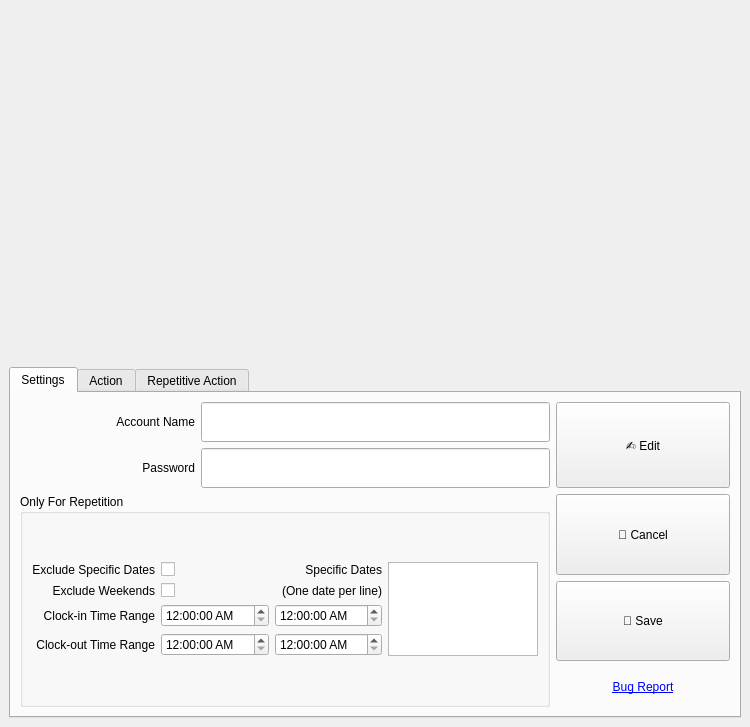
<?xml version="1.0" encoding="UTF-8"?>
<ui version="4.0">
 <class>MainWindow</class>
 <widget class="QMainWindow" name="MainWindow">
  <property name="geometry">
   <rect>
    <x>0</x>
    <y>0</y>
    <width>750</width>
    <height>727</height>
   </rect>
  </property>
  <property name="windowTitle">
   <string>CYCU Clock-in Clock-out</string>
  </property>
  <widget class="QWidget" name="centralwidget">
   <layout class="QGridLayout" name="gridLayout_2">
    <item row="0" column="0">
     <layout class="QVBoxLayout" name="verticalLayout">
      <item>
       <layout class="QHBoxLayout" name="horizontalLayout">
        <property name="sizeConstraint">
         <enum>QLayout::SetDefaultConstraint</enum>
        </property>
        <item>
         <widget class="QLabel" name="cover_image_label">
          <property name="text">
           <string/>
          </property>
          <property name="pixmap">
           <pixmap>anime-anime-girls-hatsune-miku-vocaloid-wallpaper-preview.jpg</pixmap>
          </property>
         </widget>
        </item>
       </layout>
      </item>
      <item>
       <layout class="QHBoxLayout" name="horizontalLayout_2">
        <item>
         <widget class="QTabWidget" name="tab_widget">
          <property name="sizePolicy">
           <sizepolicy hsizetype="Minimum" vsizetype="Minimum">
            <horstretch>0</horstretch>
            <verstretch>0</verstretch>
           </sizepolicy>
          </property>
          <property name="minimumSize">
           <size>
            <width>0</width>
            <height>200</height>
           </size>
          </property>
          <property name="currentIndex">
           <number>0</number>
          </property>
          <property name="usesScrollButtons">
           <bool>true</bool>
          </property>
          <widget class="QWidget" name="tab">
           <attribute name="title">
            <string>Settings</string>
           </attribute>
           <layout class="QGridLayout" name="gridLayout_3">
            <item row="0" column="0">
             <layout class="QGridLayout" name="gridLayout">
              <item row="0" column="0">
               <widget class="QLabel" name="label_2">
                <property name="sizePolicy">
                 <sizepolicy hsizetype="Minimum" vsizetype="Preferred">
                  <horstretch>0</horstretch>
                  <verstretch>0</verstretch>
                 </sizepolicy>
                </property>
                <property name="text">
                 <string>Account Name</string>
                </property>
                <property name="alignment">
                 <set>Qt::AlignRight|Qt::AlignTrailing|Qt::AlignVCenter</set>
                </property>
               </widget>
              </item>
              <item row="0" column="1" colspan="2">
               <widget class="QLineEdit" name="account_line_edit">
                <property name="sizePolicy">
                 <sizepolicy hsizetype="Minimum" vsizetype="Preferred">
                  <horstretch>0</horstretch>
                  <verstretch>0</verstretch>
                 </sizepolicy>
                </property>
                <property name="minimumSize">
                 <size>
                  <width>0</width>
                  <height>0</height>
                 </size>
                </property>
               </widget>
              </item>
              <item row="2" column="3" rowspan="2">
               <widget class="QPushButton" name="cancel_push_button">
                <property name="sizePolicy">
                 <sizepolicy hsizetype="Minimum" vsizetype="Minimum">
                  <horstretch>0</horstretch>
                  <verstretch>0</verstretch>
                 </sizepolicy>
                </property>
                <property name="text">
                 <string>🤷 Cancel</string>
                </property>
               </widget>
              </item>
              <item row="1" column="1" colspan="2">
               <widget class="QLineEdit" name="password_line_edit">
                <property name="sizePolicy">
                 <sizepolicy hsizetype="Minimum" vsizetype="Preferred">
                  <horstretch>0</horstretch>
                  <verstretch>0</verstretch>
                 </sizepolicy>
                </property>
                <property name="minimumSize">
                 <size>
                  <width>0</width>
                  <height>0</height>
                 </size>
                </property>
                <property name="echoMode">
                 <enum>QLineEdit::Password</enum>
                </property>
               </widget>
              </item>
              <item row="2" column="0" rowspan="5" colspan="3">
               <widget class="QGroupBox" name="only_for_repetition_group_box">
                <property name="title">
                 <string>Only For Repetition</string>
                </property>
                <layout class="QGridLayout" name="gridLayout_9">
                 <item row="0" column="0">
                  <layout class="QGridLayout" name="gridLayout_8">
                   <item row="0" column="3" rowspan="4">
                    <widget class="QPlainTextEdit" name="specific_dates_text_edit">
                     <property name="sizePolicy">
                      <sizepolicy hsizetype="Preferred" vsizetype="Preferred">
                       <horstretch>0</horstretch>
                       <verstretch>0</verstretch>
                      </sizepolicy>
                     </property>
                     <property name="maximumSize">
                      <size>
                       <width>150</width>
                       <height>16777215</height>
                      </size>
                     </property>
                     <property name="plainText">
                      <string/>
                     </property>
                    </widget>
                   </item>
                   <item row="0" column="0">
                    <widget class="QLabel" name="label_6">
                     <property name="text">
                      <string>Exclude Specific Dates</string>
                     </property>
                     <property name="alignment">
                      <set>Qt::AlignRight|Qt::AlignTrailing|Qt::AlignVCenter</set>
                     </property>
                    </widget>
                   </item>
                   <item row="0" column="1">
                    <widget class="QCheckBox" name="exclude_specific_dates_check_box">
                     <property name="text">
                      <string/>
                     </property>
                    </widget>
                   </item>
                   <item row="1" column="0">
                    <widget class="QLabel" name="label_5">
                     <property name="text">
                      <string>Exclude Weekends</string>
                     </property>
                     <property name="alignment">
                      <set>Qt::AlignRight|Qt::AlignTrailing|Qt::AlignVCenter</set>
                     </property>
                    </widget>
                   </item>
                   <item row="1" column="1">
                    <widget class="QCheckBox" name="exclude_weekends_check_box">
                     <property name="text">
                      <string/>
                     </property>
                    </widget>
                   </item>
                   <item row="2" column="0">
                    <widget class="QLabel" name="label_7">
                     <property name="text">
                      <string>Clock-in Time Range</string>
                     </property>
                     <property name="alignment">
                      <set>Qt::AlignRight|Qt::AlignTrailing|Qt::AlignVCenter</set>
                     </property>
                    </widget>
                   </item>
                   <item row="2" column="1">
                    <widget class="QTimeEdit" name="clock_in_start_time_edit">
                     <property name="displayFormat">
                      <string>h:mm:ss AP</string>
                     </property>
                    </widget>
                   </item>
                   <item row="1" column="2">
                    <widget class="QLabel" name="label_9">
                     <property name="text">
                      <string>(One date per line)</string>
                     </property>
                     <property name="alignment">
                      <set>Qt::AlignRight|Qt::AlignTrailing|Qt::AlignVCenter</set>
                     </property>
                    </widget>
                   </item>
                   <item row="0" column="2">
                    <widget class="QLabel" name="label_4">
                     <property name="text">
                      <string>Specific Dates</string>
                     </property>
                     <property name="alignment">
                      <set>Qt::AlignRight|Qt::AlignTrailing|Qt::AlignVCenter</set>
                     </property>
                    </widget>
                   </item>
                   <item row="2" column="2">
                    <widget class="QTimeEdit" name="clock_in_end_time_edit">
                     <property name="displayFormat">
                      <string>h:mm:ss AP</string>
                     </property>
                    </widget>
                   </item>
                   <item row="3" column="1">
                    <widget class="QTimeEdit" name="clock_out_start_time_edit">
                     <property name="displayFormat">
                      <string>h:mm:ss AP</string>
                     </property>
                    </widget>
                   </item>
                   <item row="3" column="2">
                    <widget class="QTimeEdit" name="clock_out_end_time_edit">
                     <property name="displayFormat">
                      <string>h:mm:ss AP</string>
                     </property>
                    </widget>
                   </item>
                   <item row="3" column="0">
                    <widget class="QLabel" name="label_8">
                     <property name="text">
                      <string>Clock-out Time Range</string>
                     </property>
                     <property name="alignment">
                      <set>Qt::AlignRight|Qt::AlignTrailing|Qt::AlignVCenter</set>
                     </property>
                    </widget>
                   </item>
                  </layout>
                 </item>
                </layout>
               </widget>
              </item>
              <item row="6" column="3">
               <widget class="QLabel" name="label">
                <property name="text">
                 <string>&lt;html&gt;&lt;head/&gt;&lt;body&gt;&lt;p&gt;&lt;a href=&quot;https://github.com/changyuheng/cycu-clock-in-clock-out-app/issues&quot;&gt;&lt;span style=&quot; text-decoration: underline; color:#0000ff;&quot;&gt;Bug Report&lt;/span&gt;&lt;/a&gt;&lt;/p&gt;&lt;/body&gt;&lt;/html&gt;</string>
                </property>
                <property name="alignment">
                 <set>Qt::AlignCenter</set>
                </property>
                <property name="openExternalLinks">
                 <bool>true</bool>
                </property>
               </widget>
              </item>
              <item row="1" column="0">
               <widget class="QLabel" name="label_3">
                <property name="text">
                 <string>Password</string>
                </property>
                <property name="alignment">
                 <set>Qt::AlignRight|Qt::AlignTrailing|Qt::AlignVCenter</set>
                </property>
               </widget>
              </item>
              <item row="0" column="3" rowspan="2">
               <widget class="QPushButton" name="edit_push_button">
                <property name="sizePolicy">
                 <sizepolicy hsizetype="Minimum" vsizetype="Minimum">
                  <horstretch>0</horstretch>
                  <verstretch>0</verstretch>
                 </sizepolicy>
                </property>
                <property name="text">
                 <string>✍ Edit</string>
                </property>
               </widget>
              </item>
              <item row="4" column="3" rowspan="2">
               <widget class="QPushButton" name="save_push_button">
                <property name="sizePolicy">
                 <sizepolicy hsizetype="Minimum" vsizetype="Minimum">
                  <horstretch>0</horstretch>
                  <verstretch>0</verstretch>
                 </sizepolicy>
                </property>
                <property name="text">
                 <string>💾 Save</string>
                </property>
               </widget>
              </item>
             </layout>
            </item>
           </layout>
          </widget>
          <widget class="QWidget" name="tab_3">
           <attribute name="title">
            <string>Action</string>
           </attribute>
           <layout class="QGridLayout" name="gridLayout_7">
            <item row="0" column="0">
             <layout class="QGridLayout" name="gridLayout_6">
              <item row="1" column="1">
               <widget class="QPushButton" name="clock_out_push_button">
                <property name="sizePolicy">
                 <sizepolicy hsizetype="Minimum" vsizetype="Minimum">
                  <horstretch>0</horstretch>
                  <verstretch>0</verstretch>
                 </sizepolicy>
                </property>
                <property name="text">
                 <string>🕔 Clock out</string>
                </property>
               </widget>
              </item>
              <item row="1" column="0">
               <widget class="QPushButton" name="clock_in_push_button">
                <property name="sizePolicy">
                 <sizepolicy hsizetype="Minimum" vsizetype="Minimum">
                  <horstretch>0</horstretch>
                  <verstretch>0</verstretch>
                 </sizepolicy>
                </property>
                <property name="text">
                 <string>🕗 Clock in</string>
                </property>
               </widget>
              </item>
              <item row="0" column="0" colspan="2">
               <widget class="QLabel" name="status_label">
                <property name="sizePolicy">
                 <sizepolicy hsizetype="Minimum" vsizetype="Minimum">
                  <horstretch>0</horstretch>
                  <verstretch>0</verstretch>
                 </sizepolicy>
                </property>
                <property name="font">
                 <font>
                  <pointsize>15</pointsize>
                  <weight>75</weight>
                  <bold>true</bold>
                 </font>
                </property>
                <property name="text">
                 <string>Status: Clocked &lt;in/out&gt; at &lt;time&gt; on &lt;date&gt;</string>
                </property>
                <property name="alignment">
                 <set>Qt::AlignCenter</set>
                </property>
               </widget>
              </item>
             </layout>
            </item>
           </layout>
          </widget>
          <widget class="QWidget" name="tab_2">
           <attribute name="title">
            <string>Repetitive Action</string>
           </attribute>
           <layout class="QGridLayout" name="gridLayout_4">
            <item row="0" column="0">
             <layout class="QGridLayout" name="gridLayout_5">
              <item row="0" column="0" colspan="2">
               <widget class="QLabel" name="next_label">
                <property name="sizePolicy">
                 <sizepolicy hsizetype="Minimum" vsizetype="Minimum">
                  <horstretch>0</horstretch>
                  <verstretch>0</verstretch>
                 </sizepolicy>
                </property>
                <property name="font">
                 <font>
                  <pointsize>15</pointsize>
                  <weight>75</weight>
                  <bold>true</bold>
                 </font>
                </property>
                <property name="text">
                 <string>Next: Clock &lt;in/out&gt; at &lt;time&gt; on &lt;date&gt;</string>
                </property>
                <property name="alignment">
                 <set>Qt::AlignCenter</set>
                </property>
               </widget>
              </item>
              <item row="1" column="1">
               <widget class="QPushButton" name="start_push_button">
                <property name="sizePolicy">
                 <sizepolicy hsizetype="Minimum" vsizetype="Minimum">
                  <horstretch>0</horstretch>
                  <verstretch>0</verstretch>
                 </sizepolicy>
                </property>
                <property name="text">
                 <string>🏎 Start</string>
                </property>
               </widget>
              </item>
              <item row="1" column="0">
               <widget class="QPushButton" name="stop_push_button">
                <property name="sizePolicy">
                 <sizepolicy hsizetype="Minimum" vsizetype="Minimum">
                  <horstretch>0</horstretch>
                  <verstretch>0</verstretch>
                 </sizepolicy>
                </property>
                <property name="text">
                 <string>🏁 Stop</string>
                </property>
               </widget>
              </item>
             </layout>
            </item>
           </layout>
          </widget>
         </widget>
        </item>
       </layout>
      </item>
     </layout>
    </item>
   </layout>
  </widget>
 </widget>
 <resources/>
 <connections/>
</ui>
